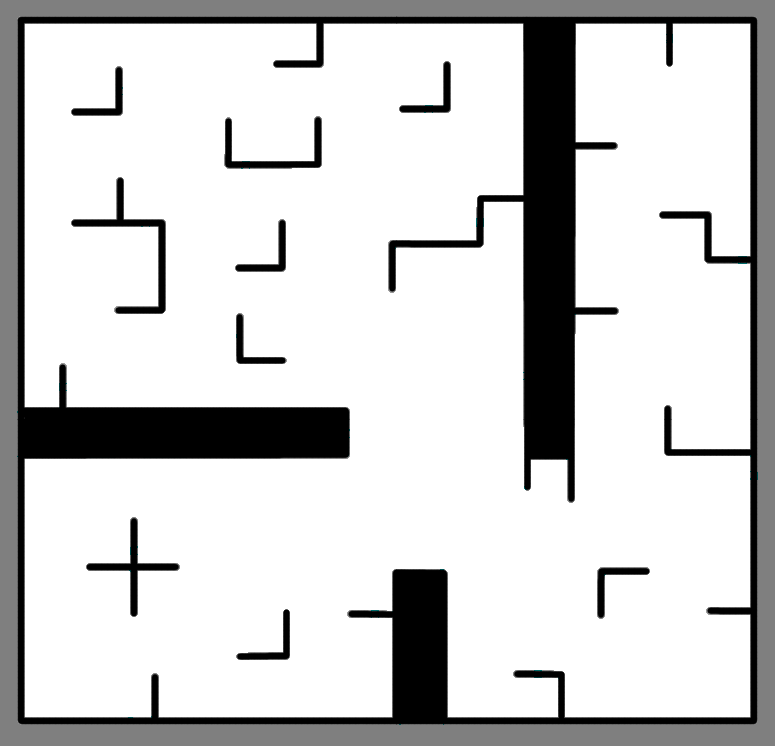
#> input picture particle_filter/jupyter_particle/sparse_obstacles.png, 775 x 746 px
$ jupyter execute --allow-errors ParticleFilter_update.ipynb   (shell and % lines are left out)
#> lines starting #> are read from the running program, lines starting #| are printed output that depends on the picture; after the words box and inside, x2 and y2 are one past the last pixel; in counts of white or black regions, pixels touching at a corner belong together
### particle_filter/jupyter_particle/inspercles.py
# coding: utf-8
from random import randint, choice
import time
import matplotlib.pyplot as plt
import matplotlib.patches as mpatches
import numpy as np
import math
import random
from pf import Particle
from nav_msgs.msg import OccupancyGrid
from occupancy_field import OccupancyField
from helper_functions import angle_normalize, angle_diff
import rayline
import cv2

particle_size = 7

lines = None


# [5 lines left out: function convert_to_figure, not called in this run]


def nb_draw_map(mapa_numpy, particles = None, initial_position=False, pose=False, robot=False):
    """
        particles - um conjunto de partículas definidas como objetos do tipo partícula

        initial_position - cor para desenhar a posição inicial do robo

        pose - pose do robo

        robot - booleano que determina se o robô é desenhado como um círculo ou não
    """
    fig, ax = plt.subplots(figsize=(10,10))
    ax.set(xlim=[0, width], ylim=[0, height]) # Or use "ax.axis([x0,x1,y0,y1])"

    fig.canvas.draw()

    #def update():

    plt.imshow(mapa_numpy, cmap='Greys_r')
    if initial_position:
        draw_initial_pose(initial_pose,ax)
    if particles:
        nb_draw_particle_cloud(particles, ax)
    if pose:
        nb_draw_arrow(pose[0], pose[1], pose[2], ax, color='g', width=2, headwidth=6, headlength=6)
    if robot:
        nb_draw_robot(pose, ax, radius=robot_radius)

    return ax # Retornamos o contexto grafico caso queiram fazer algo depois


def draw_initial_pose(pose_xytheta, ax):
    """
        Metodo que desenha a pose inicial
        pose - um array que contem x, y e theta da pose inicial
        ax - um objeto do matplotlib
    """
    x = pose_xytheta[0]
    y = pose_xytheta[1]
    theta = pose_xytheta[2]
    l = 15
    #end_x = x + deltax
    #end_y = y + deltay
    nb_draw_arrow(x, y, theta, ax, l=l, color='r', width=2, headwidth=6, headlength=6)

def nb_draw_arrow(x, y, theta, ax, l = 15, color='y', headwidth=3.0, headlength=3, width=0.001):
    """
        Desenha uma seta na posição x, y com um ângulo theta
        ax é o contexto gráfico

    """
    deltax = l*math.cos(theta)
    deltay = l*math.sin(theta)
    ax.arrow(x, y, deltax, deltay, head_width=headwidth, head_length=headlength, fc=color,  ec=color, width=width)

def nb_draw_particle_cloud(particles, ax):
    """
        Desenha o particle cloud
        particles - uma lista de objetos Particle
        ax - eixo
    """
    for p in particles:
        nb_draw_arrow(p.x, p.y, p.theta, ax, particle_size, color='b')

# [34 lines left out: functions normalize_particles, update_robot_pose, nb_initialize_particle_cloud, not called in this run]

def nb_create_particles(n, minx, miny, maxx, maxy):
    particle_cloud = []
    for i in range(n):
        x = random.uniform(minx, maxx)
        y = random.uniform(miny, maxy)
        theta = random.uniform(math.radians(0), math.radians(360))
        p = Particle(x, y, theta, w=1.0) # A prob. w vai ser normalizada depois
        particle_cloud.append(p)
    return particle_cloud
def nb_draw_robot(position, ax, radius=10):
    """
        Desenha um círculo com uma seta para se passar pelo robô
    """
    from matplotlib.patches import Circle
    circle = Circle((position[0], position[1]), radius, facecolor='none',
                    edgecolor=(0.0, 0.8, 0.2), linewidth=2, alpha=0.7)
    ax.add_patch(circle)

# [40 lines left out: functions nb_create_ros_map, nb_interp, nb_cria_occupancy_field_image, not called in this run]


def nb_outside_image(x, y, img):
    if x >= img.shape[1] or x < 0:
        return True
    if y >= img.shape[0] or y < 0:
        return True

# [4 lines left out: function nb_found_obstacle, not called in this run]


def nb_find_discrete_line_versor(xa, ya, angle):
    """
        Encontra a direção para a qual o sensor laser do robô no ângulo angle aponta
    """
    m = math.tan(angle)
    delta = 50.0 # arbitrario
    xd = xa + delta*math.cos(angle)
    yd = ya + delta*math.sin(angle)
    deltay = yd - ya
    deltax = xd - xa
    v = [deltax, deltay]
    length = math.sqrt(deltax**2 + deltay**2)
    versor = [deltax/delta, deltay/delta]
    # Um pouco ineficiente mas 'garante' que nao pularemos celulas
    for i in range(len(versor)):
        versor[i]*=0.9
    return versor


# [73 lines left out: function nb_simulate_lidar, not called in this run]

def canny_lines(img):
    """
        Retorna todos os segmentos de linha contidos numa imagem
    """
    np_image = img
    canny = cv2.Canny(np_image, occupied_thresh*255, free_thresh*255)
    #kernel = np.ones((5,5), np.uint8)
    #canny = cv2.dilate(canny, kernel, iterations=1)
    minLineLength=img.shape[1]/45
    linhas = np.array([])
    lines = cv2.HoughLinesP(image=canny,rho=0.02,theta=np.pi/1000, threshold=25,lines=linhas, minLineLength=minLineLength,maxLineGap=3)
    return lines


def intersecao_mais_proxima(ray_origin, ray_direction, lines):
    """
        Dentre as intereseçoes, acha a mais próxima
    """
    intersecoes = intersecao_linhas(ray_origin, ray_direction, lines)
    x = ray_origin[0]
    y = ray_origin[1]
    dists = np.sqrt(np.power(intersecoes[:,0]-x,2)+ np.power(intersecoes[:,1]-y,2))
    minimo = np.min(dists)
    i, = np.where( dists==minimo )
    i = i[0]
    p_int = (intersecoes[i,0] , intersecoes[i, 1])
    return dists[i], p_int


def intersecao_linhas(ray_origin, ray_direction, lines):
    """
        Acha todas as intersecoes entre o raio e as linhas dentro de um conjunto de linhas
    """
    results = []
    for i in range(lines.shape[0]):
        p1 = (lines[i][0][0], lines[i][0][1])
        p2 = (lines[i][0][2], lines[i][0][3])
        inter = rayline.lineRayIntersectionPoint(ray_origin, ray_direction, p1, p2)
        #print("p1 ", p1)
        #print("p2 ", p2)
        #print("inter v2 ", inter[0])
        results.append(inter[0])
    return np.array(results, dtype=float)


def nb_simulate_lidar_fast(robot_pose, angles, img, retorno = None, output_image=True):
    """
        Simula a leitura `real` do LIDAR supondo que o robot esteja na robot_pose e com sensores nos angulos angles

        Nao e' necessario fazer isso em seu projeto

        retorna uma lista de pontos de intersecao ou -1 se o sensor nao ler nada naquele angulo

    """
    a = angles.copy()
    theta = 2 # para ficar mais intuitivo

    #robot_pose[theta] = angle_normalize(robot_pose[theta])

    lidar_results = {}


    global lines

    result_img = None

    if output_image:
        if retorno == None:
            result_img = np.zeros(img.shape)
        else:
            result_img = retorno

        result_img.fill(255) # Deixamos tudo branco

    if lines == None:
        lines = canny_lines(img)


    x0 = robot_pose[0]
    y0 = robot_pose[1]

    # Se o robô simulado (que pode ser uma partícula) já estiver fora da imagem, retornamos zero
    if nb_outside_image(int(x0), int(y0), img):
        for a in angles:
            lidar_results[a] = 0

        return lidar_results, result_img


    for angulo in a:
        # Faz o angulo ser relativo ao robo
        ang = robot_pose[theta]+angulo
        #print("Angle ", ang)
        xa, ya = x0, y0
        x = xa
        y = ya
        vers = nb_find_discrete_line_versor(xa, ya, ang)
        #print("vers ", ang, "  " , vers)

        ray_origin = (xa, ya)

        ray_direction = vers


        dist, ponto = intersecao_mais_proxima(ray_origin, ray_direction, lines)


        lidar_results[angulo] = dist


        if output_image == True:
            cv2.line(result_img,(int(x),int(y)),(int(ponto[0]),int(ponto[1])),(0,0,0),1)

    return lidar_results, result_img

### particle_filter/jupyter_particle/pf.py
#!/usr/bin/env python

"""
    Originally based on Olin's Paul Ruvolo's CompRobo 15:
    https://github.com/paulruvolo/comprobo15/

"""


import math
import time

import numpy as np
from numpy.random import random_sample
from sklearn.neighbors import NearestNeighbors
from occupancy_field import OccupancyField

from helper_functions import (convert_pose_inverse_transform,
                              convert_translation_rotation_to_pose,
                              convert_pose_to_xy_and_theta,
                              angle_diff)

from copy import deepcopy

class Particle(object):
    """ Represents a hypothesis (particle) of the robot's pose consisting of x,y and theta (yaw)
        Attributes:
            x: the x-coordinate of the hypothesis relative to the map frame
            y: the y-coordinate of the hypothesis relative ot the map frame
            theta: the yaw of the hypothesis relative to the map frame
            w: the particle weight (the class does not ensure that particle weights are normalized
    """

    def __init__(self,x=0.0,y=0.0,theta=0.0,w=1.0):
        """ Construct a new Particle
            x: the x-coordinate of the hypothesis relative to the map frame
            y: the y-coordinate of the hypothesis relative ot the map frame
            theta: the yaw of the hypothesis relative to the map frame
            w: the particle weight (the class does not ensure that particle weights are normalized """
        self.w = w
        self.theta = theta
        self.x = x
        self.y = y

    # [4 lines left out: function as_pose, not called in this run]

    # TODO: define additional helper functions if needed
    def normalize(self, Z):
        """ Ajusta o peso da particula usando o fator de normalizacao (Z) """
        self.w /= Z

    # [25 lines left out: functions weighted_values, draw_random_sample, not called in this run]

### particle_filter/jupyter_particle/ParticleFilter_update.ipynb
# Filtro de partículas

Cada partícula vai ser representada por uma lista [x,y,theta]

Trabalhe com 2 listas:

	S = []  # Vai conter as n partículas.

	W = [] # Pesos das partículas

	n_part = # Número de partículas

# Atividades

1. Crie uma função que gere n partículas aleatórias distribuidas uniformemente dentro de uma área minx, miny, maxx, maxy (passados como parâmetros). Veja a funcao

	Devolve uma lista com n partículas

2. Descubra como desenhar as n partículas (analise o módulo inspercles)

3. Faça o desenho das partículas

4. Crie uma lista para simular os movimentos do robô. Veja a lista chamada <code>movimentos</code> que é usada na seção *Teste de animação*, mais abaixo

5. Crie uma função que aplica um deslocamento [delta_x, delta_y, delta_theta] com um desvio padrão [std_x, std_y, std_theta] a todas as partículas

6. Desenhe as partículas após o deslocamento

7. Descubra como calcular $P(D|H)$ analisando o Python Notebook. A função que traça os raios está no modulo inspercles

Programe a aplicação da equação que está na pág. 853 do livro do Norvig $$P(z_t | x_t) = \alpha \prod_{j}^M{e^{\frac{-(z_j - \hat{z_j})}{2\sigma^2}}}$$

Ou seja, para cada raio estimado $\hat{z_j}$ e leitura real $z_j$ calcule a probabilidade daquele raio ter acontecido dado que a posição do robô fosse de fato a da partícula

8 . Usando os resultados de 7 calcule $P(H|D)$ e insira numa lista de probabilidades das partículas

9 . Reamostre as partículas de forma proporcional à probabilidade

[cell 1]
# from random import randint, choice
import time
import matplotlib.pyplot as plt
import matplotlib.patches as mpatches
import numpy as np
import math
import random
from pf import Particle
from nav_msgs.msg import OccupancyGrid
from occupancy_field import OccupancyField
from helper_functions import angle_normalize, angle_diff

import cv2

import sys
import os
os.getcwd()
import sys
sys.path.append(os.getcwd())


import inspercles
reload(inspercles)


# Para suprimir alguns warnings do Matplotlib Inline
import warnings
warnings.simplefilter('ignore')

## Diretõrio de trabalho

[cell 2]
# Dados do arquivo mapa.yaml

resolution = 0.020000
origin =  [-5.000000, -5.000000, 0.000000]
occupied_thresh = 0.8
free_thresh =  0.2

inspercles.free_thresh = free_thresh # Limiar em tons de cinza para que uma celula seja considerada livre
inspercles.occupied_thresh = occupied_thresh # Limiar de celula ocupada
inspercles.origin = origin
inspercles.resolution = resolution

[cell 3]
from PIL import Image as PilImage


color_image = cv2.imread("sparse_obstacles.png")
#> color_image is the input picture: shape (746, 775, 3); mean B, G, R 206.5, 206.5, 206.5
pil_image = color_image
np_image = cv2.cvtColor(color_image, cv2.COLOR_BGR2GRAY)


#color_image = PilImage.open("sparse_obstacles.png", 'r')
#pil_image = color_image.convert('1') # Converte a imagem PIL para Grayscale
#np_image = np.asarray(pil_image)

particle_size = 10

#import matplotlib_render as plotmap


back_color = "black"
colors     = ['red', 'green', 'cyan', 'yellow']
width, height = 775, 746

inspercles.width = width
inspercles.height = height


initial_pose = [200, 200, math.pi/8] # Posicao inicial considerada para o pf
inspercles.initial_pose = initial_pose
pose = [330, 220, math.radians(90)] # posicao "verdadeira" do robo
inspercles.pose = pose
robot_radius=10   # Raio do robo
inspercles.robot_radius = robot_radius


# Os angulos em que o robo simulado vai ter sensores
angles = np.linspace(0.0, 2*math.pi, num=8)

particle_cloud = []

### Exercício 1
Criando lista aleátoria de partículas

[cell 4]
W = [] # Pesos das partículas

n_part = 100

# [10 lines left out: function gerador_particulas_aleatorias, not called in this run]

## Mapa com posição inicial

### Exercício 2,3

[cell 5]
particulas=inspercles.nb_create_particles(100,200,100,400,300)

[cell 6]
inspercles.nb_draw_map(color_image, particulas)
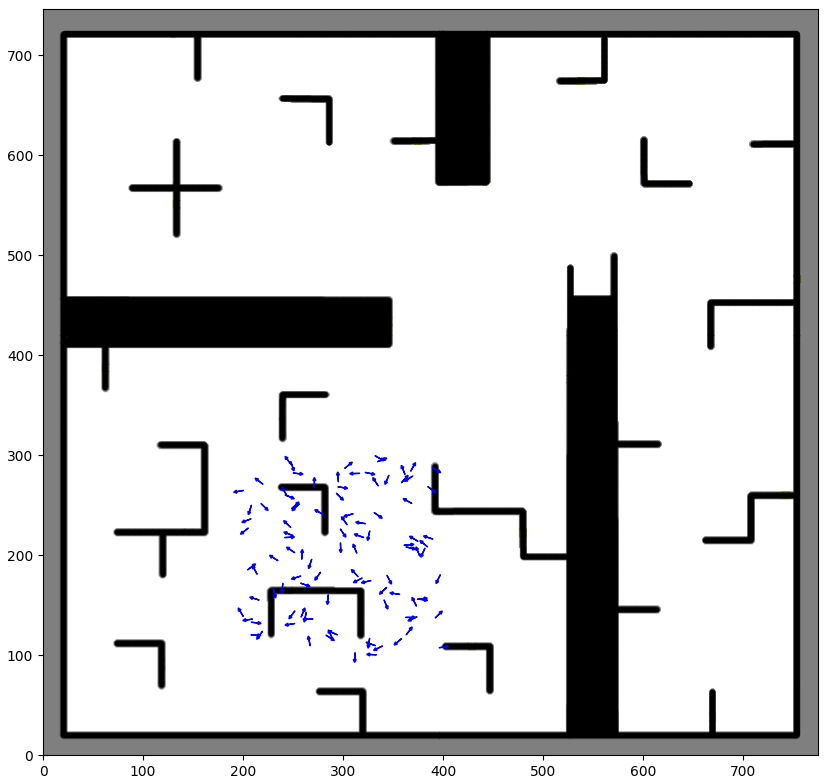
#> figure drawn by matplotlib, 1 panel; B, G, R data is drawn as R, G, B

A função *nb_initialize_particle_cloud()* pertence ao módulo <code>inspercles</code> e já faz uma primeira aleatorização das partículas

[cell 7]
inspercles.nb_draw_map(color_image, particles = particulas, initial_position = initial_pose, pose=pose, robot=True)

[cell 8]
angles

# Simulação da imagem do laser

Para simular a leitura **real** do robo, use *nb_simulate_lidar* passando a posição real do robô, os ângulos do sensor e a np_image com o mapa

#> (a cell that did not finish here is left out)

#> in canny_lines, `canny = cv2.Canny(np_image, occupied_thresh*255, free_thresh*255)`:
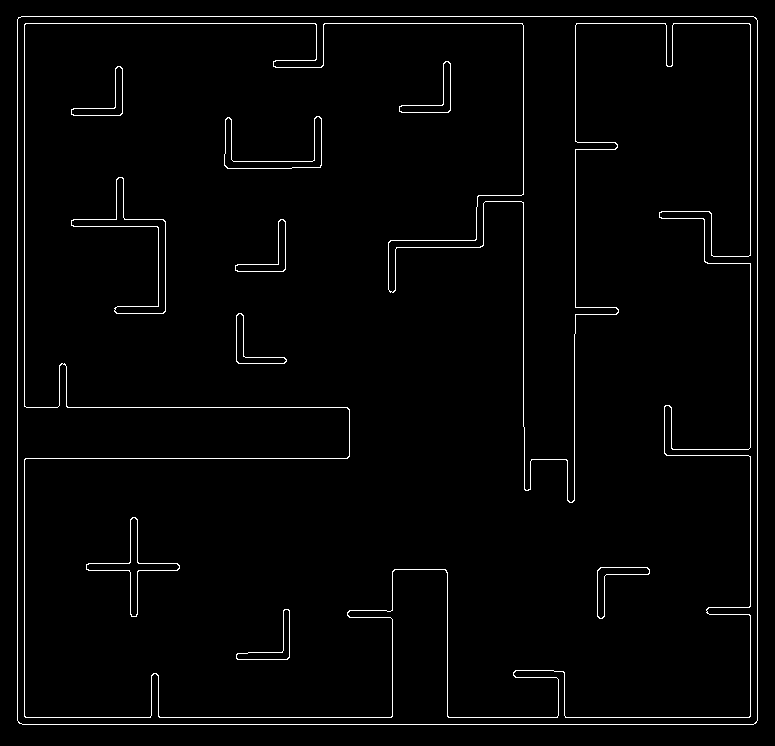
#> canny: shape (746, 775); 2.1% white in thin lines or dots
#> in canny_lines, `lines = cv2.HoughLinesP(image=canny,rho=0.02,theta=np.pi/1000, thresho..`: lines = 111 rows, first 6: [757, 720, 757, 20], [750, 447, 750, 263], [22, 724, 753, 724], [17, 720, 17, 19], [25, 23, 315, 23], [21, 16, 753, 16]
#> after the loop in nb_simulate_lidar_fast, `for angulo in a:`: lidar_results = 0 items

#> (a cell that did not finish here is left out)

As leituras serao retornadas pela simulacao do lidar. Sao armazenadas na forma de um dicionario com angulo: valor da leitura

#> (a cell that did not finish here is left out)

#> (a cell that did not finish here is left out)

[cell 13]
ax = inspercles.nb_draw_map(pil_image, pose=pose, robot=True, particles=particulas)
#ax.imshow(occupancy_image, alpha=0.2)
#> (the rest of this cell did not finish here and is left out)

## Gerando uma animação

### Exercício 4

[cell 14]
# Coloque nesta lista os deslocamentos do robo

movimentos = [[-10, -10, 0], [-10, 10, 0], [-10,0,0], [-10, 0, 0],
              [0,0,math.pi/12.0], [0, 0, math.pi/12.0], [0, 0, math.pi/12],[0,0,-math.pi/4],
              [-5, 0, 0],[-5,0,0], [-5,0,0], [-10,0,0],[-10,0,0], [-10,0,0],[-10,0,0],[-10,0,0],[-15,0,0],
              [0,0,-math.pi/4],[0, 10, 0], [0,10,0], [0, 10, 0], [0,10,0], [0,0,math.pi/8], [0,10,0], [0,10,0],
              [0,10,0], [0,10,0], [0,10,0],[0,10,0],
              [0,0,-math.radians(90)],
              [math.cos(math.pi/3)*10, math.sin(math.pi/3),0],[math.cos(math.pi/3)*10, math.sin(math.pi/3),0],[math.cos(math.pi/3)*10, math.sin(math.pi/3),0],
              [math.cos(math.pi/3)*10, math.sin(math.pi/3),0]

              ]

[cell 15]
#inspercles.nb_draw_particle_cloud(convert_to_particles(movidas), ax)

ax = inspercles.nb_draw_map(color_image, pose=pose, robot=True, particles=particulas)

### Exercício 5

[cell 16]
def deslocamento(particulas,delta, pose):
    #exercicio 5
    for p in particulas:
        std_x = random.gauss(0, 2)
        std_y = random.gauss(0, 2)
        std_theta = random.gauss(0, math.pi/6)
        p.x = p.x + delta[0] + std_x
        p.y = p.y + delta[1] + std_y
        p.theta = p.theta + delta[2] + std_theta

    pose[0] += delta[0]
    pose[1] += delta[1]
    pose[2] += delta[2]

    lista_produto = []

### Exercício 6

[cell 17]
plt.ioff() # Desliga o modo interativo, para nao aparecerem muitas imagens no meio

frames = 1

#> (the rest of this cell did not finish here and is left out)

Para gerar os gifs é preciso ter o pacote *imagemagick*

O imagemagick pode ser obtido com o seguinte comando:
    sudo apt-get install imagemagick

Agora vamos invocar na linha de comando o seguinte comando:
    convert -delay 10 -loop 1 anim*png animated.gif

Este comando criou um arquivo chamado *animated.fig*, que leremos abaixo:


Infelizmente o IPython Notebook 2 nao parece exibir animacoes em Gif por default, mas voce pode abrir o arquivo no diretorio de trabalho e devera'  ve-lo.

### Exercício 7,8

[cell 18]
def deslocamento_com_probabilidade(particulas,delta, pose):
    leituras, lidar_map = inspercles.nb_simulate_lidar_fast(pose, angles, np_image)

    #exercicio 5
    deltax=delta[0]
    deltay=delta[1]
    deltatheta=delta[2]

    for p in particulas:
        std_x = random.gauss(0, 2)
        std_y = random.gauss(0, 2)
        std_theta = random.gauss(0, math.pi/6)
        p.x = p.x + deltax + std_x
        p.y = p.y + deltay + std_y
        p.theta = p.theta + deltatheta + std_theta
        retorno_lidar_robo = np.copy(lidar_map)
        retorno_lidar_particulas = np.copy(lidar_map)

    pose[0] += deltax
    pose[1] += deltay
    pose[2] += deltatheta

    lista_produto = []

    #Exercicio 7

    leituras2, lidar_map = inspercles.nb_simulate_lidar_fast(pose, angles, np_image)

    for p in particulas:
        zj = inspercles.nb_simulate_lidar_fast([p.x, p.y, p.theta], angles, np_image)[0]
        for i in range(8):
            P = math.e**(-(leituras2.values()[i]-zj.values()[i] / ((2*5)**2)))
            produto = 1
            produto = produto * P
        lista_produto.append(produto)

    soma = sum(lista_produto)
    alpha = 1/soma

    pesos = []

    for i in range(len(lista_produto)):
         pesos.append(lista_produto[i]*alpha)
    particulas= Particle.draw_random_sample(particulas, pesos, 100)

### Exercício 9

[cell 19]
plt.ioff() # Desliga o modo interativo, para nao aparecerem muitas imagens no meio

frames = 1

#> (the rest of this cell did not finish here and is left out)

$ run again, with particle_filter/jupyter_particle/anim0001.png copied over particle_filter/jupyter_particle/sparse_obstacles.png
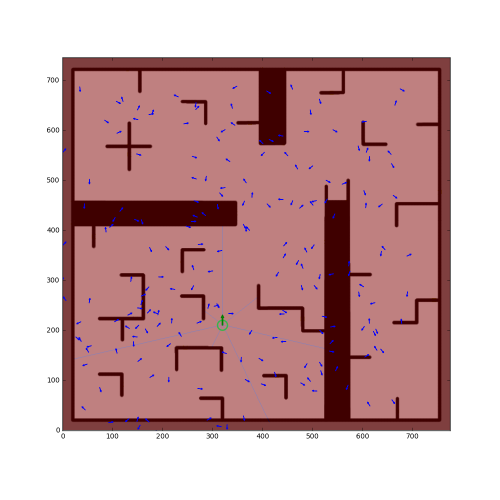
#> input picture particle_filter/jupyter_particle/anim0001.png, 1000 x 1000 px (shown at 1/2 size)
#> color_image is the input picture: shape (1000, 1000, 3); mean B, G, R 167.4, 166.2, 202
#> `[cell 6] inspercles.nb_draw_map(color_image, particulas)`:
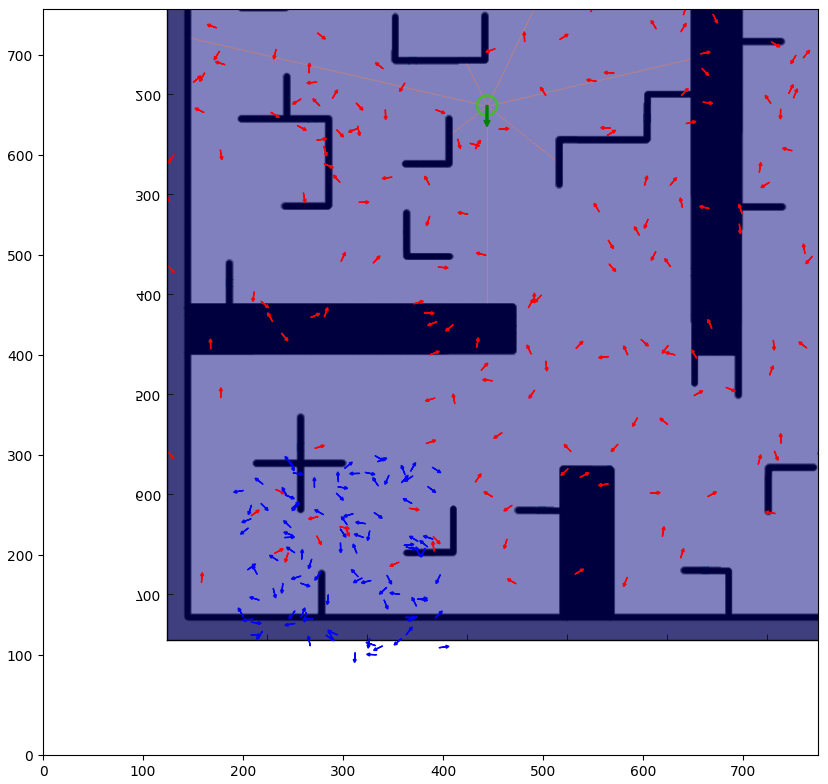
#> figure drawn by matplotlib, 1 panel; B, G, R data is drawn as R, G, B
#> result_img: shape (1000, 1000) float64; every value is 255
#> in canny_lines, `canny = cv2.Canny(np_image, occupied_thresh*255, free_thresh*255)`:
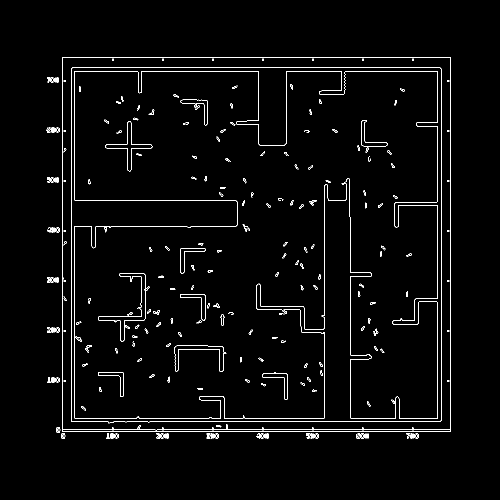
#> canny: shape (1000, 1000) (shown at 1/2 size); 2.2% white in thin lines or dots, all inside (x1, y1, x2, y2) = (93, 114, 902, 878)
#> in canny_lines, `lines = cv2.HoughLinesP(image=canny,rho=0.02,theta=np.pi/1000, thresho..`: lines = 138 rows, first 6: [124, 862, 901, 862], [144, 135, 880, 135], [142, 842, 142, 137], [125, 114, 900, 114], [149, 836, 149, 452], [112, 859, 901, 859]
#> after the loop in nb_simulate_lidar_fast, `for angulo in a:`: lidar_results = 0 items
